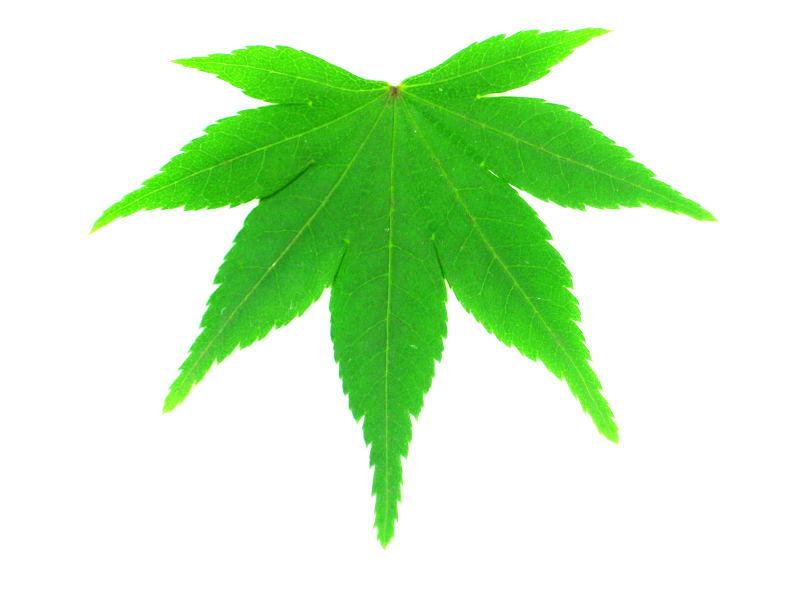
#> input picture notebooks/data/flavia_toy/acer_palmatum/1268.jpg, 1600 x 1200 px (shown at 1/2 size); its folder holds only this picture in this run
$ jupyter execute --allow-errors 'Lecture 01 - Part 2 - Image classification.ipynb'
#> lines starting #> are read from the running program, lines starting #| are printed output that depends on the picture; after the words box and inside, x2 and y2 are one past the last pixel; in counts of white or black regions, pixels touching at a corner belong together
# **SIN 393 – Introduction to Computer Vision (2024)**

# Lecture 01 - Part 2 - Image classification

Prof. João Fernando Mari ([*joaofmari.github.io*](https://joaofmari.github.io/))

---

## Importing the required libraries
---

[cell 1]
import os

import numpy as np
from skimage import util, transform, filters, color, measure, morphology
from sklearn import model_selection, neighbors, metrics, preprocessing

import matplotlib.pyplot as plt
import seaborn as sns
import pandas as pd

### %matplotlib notebook
### %matplotlib widget

## The dataset: Flavia leaf dataset
---
* A set of leaf images
* Flavia leaf dataset:
    * http://flavia.sourceforge.net/
    * 1.907 images
    * 33 classes

### Reduced versions of the Flavia set

* Full dataset (all images of 33 classes)
    * ```data/flavia```
* All images of 3 classes
    * ```data/flavia_toy```
* Only 6 images of 3 classes
    * ```data/flavia_toy2```

[cell 2]
# 33 classes - Full dataset
### ds_path = 'data/flavia'

# 3 classes - Full dataset
ds_path = 'data/flavia_toy'

# 3 classes - 6 images per class
### ds_path = 'data/flavia_toy2'

[cell 3]
print(ds_path)

## Loading the images from the dataset

[cell 4]
# List of folders in the 'ds_path' directory (class names)
classes_list = os.listdir(ds_path)

# List of images in the dataset
image_list = []
# List of image labels
label_list = []

# List of image filenames
filename_list_ = []

# Iterate through the dataset classes
for classe in classes_list:

    # List all images in the current class folder
    filename_list = os.listdir(os.path.join(ds_path, classe))

    # Iterate through the files in the current folder
    for filename in filename_list:
        # Load the image
        img_temp = plt.imread(os.path.join(ds_path, classe, filename))
#> img_temp is the input picture: shape (1200, 1600, 3); mean R, G, B 205.5, 239, 197.1

        # Resize the image to 1/4 of the original size
        img_temp = transform.resize(img_temp, (img_temp.shape[0]//4, img_temp.shape[1]//4), anti_aliasing=True)
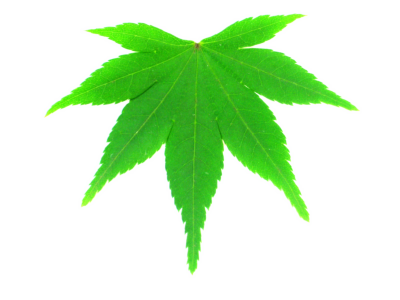
#> img_temp: shape (300, 400, 3) float64; mean R, G, B 0.806, 0.937, 0.773

        # Add the image to the image list
        image_list.append(img_temp)

        # Add the image label to the label list
        label_list.append(classe)

        # Add the image filename to a list (for visualization purposes)
        filename_list_.append(filename)
#> pass 2 of the loop `for classe in classes_list:`:
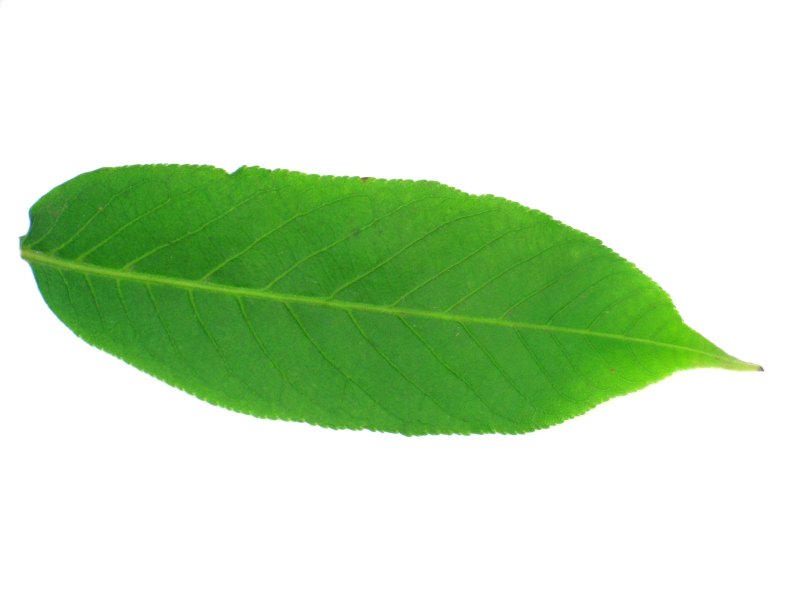
#> input picture notebooks/data/flavia_toy/aesculus_chinensis/1060.jpg, 1600 x 1200 px (shown at 1/2 size)
#> img_temp is the input picture: shape (1200, 1600, 3); mean R, G, B 201.9, 225.9, 193.2
#> `img_temp = transform.resize(img_temp, (img_temp.shape[0]//4, img_temp...`:
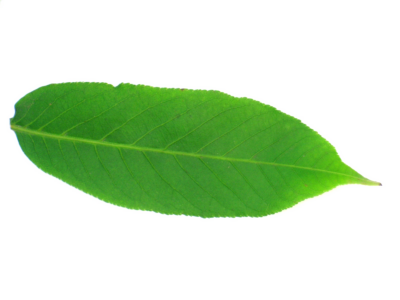
#> img_temp: shape (300, 400, 3) float64; mean R, G, B 0.792, 0.886, 0.758

[cell 5]
# Convert to numpy array
label_list = np.array(label_list)
# List of image labels
print(label_list)

### Visualizing Dataset Images

* Displaying the first N images from each class.
* This step is important for gaining an initial understanding of the dataset.

[cell 6]
# Select only the first N images from each class
image_list_temp = []
filename_list_temp = []

# Iterate through the number of classes
for i, class_name in enumerate(classes_list):
    print(i, class_name)
    # The first 6 occurrences where label_list matches class_name
    # Image
    image_list_temp += [image_list[j] for j in np.where(label_list == class_name)[0][:6]]
    # Filename
    filename_list_temp += [filename_list_[j] for j in np.where(label_list == class_name)[0][:6]]
#> after the loop, filename_list_temp = ['1268.jpg', '1060.jpg']

[cell 7]
fig, ax  = plt.subplots(3, 6, figsize=(9, 5))

for i, (image, filename) in enumerate(zip(image_list_temp, filename_list_temp)):
    ax[i//6, i%6].imshow(image, vmin=0, vmax=255)
    ax[i//6, i%6].set_title(str(filename))
#> this loop made 2 passes
#> filename on passes 1 to 2: '1268.jpg', '1060.jpg'
    ### ax[i//6, i%6].axis('off')

fig.tight_layout()
plt.show()
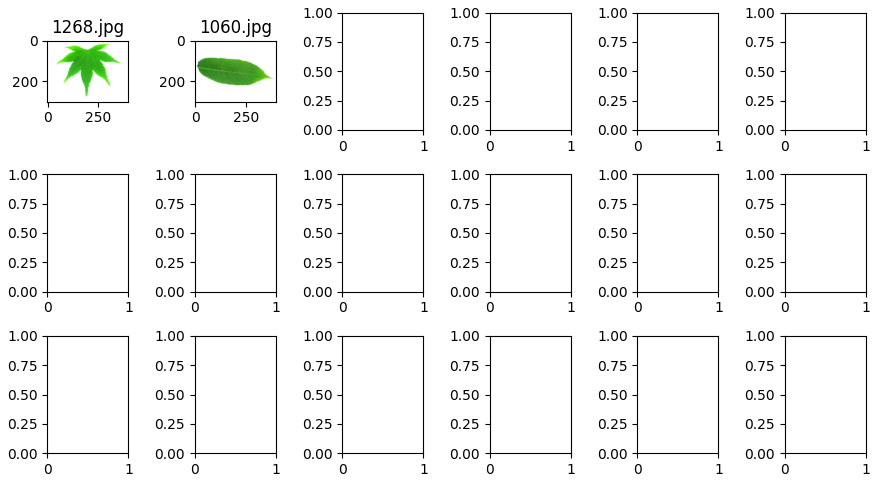
#> figure drawn by matplotlib, 2 panels

## Extracting Features from Images
---

* We will extract shape features from the objects in the images, including:
    * Area, major axis, minor axis, solidity, and eccentricity.
* To achieve this, the leaves in the images need to be segmented first. The process involves:
    1. Converting the image data type to float;
    1. Transforming the image from RGB to grayscale;
    1. Segmenting the image using the Otsu thresholding method;
    1. Removing segmentation artifacts smaller than 10,000 pixels.

[cell 8]
# Feature names
features = ['area', 'major_axis', 'minor_axis', 'solidity', 'eccentricity']

[cell 9]
# 2D array with image features
# Each row stores information about an image, and each column represents a feature.
# [ [area, major_axis, minor_axis, solidity, eccentricity] ]
feature_mat = []

# List of segmented (binary) images
seg_list = []

# List of image labels
list_label = []

for i, (image, label) in enumerate(zip(image_list, label_list)):
    # DEBUG
    print(f'Image {i} - Class {label}')

    # Add the image label to the label list
    list_label.append(label)

    # Image Segmentation
    # --------------------------------------------------
    # Convert the image to float
    img_float = util.img_as_float(image)
    # DEBUG
    # print(img_float.shape, img_float.min(), img_float.max())

    # Convert the image to grayscale
    img_float = color.rgb2gray(img_float)

    # Perform segmentation using Otsu thresholding
    img_seg = img_float < filters.threshold_otsu(img_float)
    # print(img_seg.shape, img_seg.min(), img_seg.max())

    # Remove objects smaller than N pixels
    img_seg = morphology.remove_small_objects(img_seg, 10000)

    # Add the segmented image to the list
    seg_list.append(img_seg)

    # Compute labeled image
    im_lbl = measure.label(img_seg)

    # Compute a list of properties (features) for the objects in the image
    props = measure.regionprops(im_lbl)

    # Check for segmentation issues
    if len(props) != 1:
        print(f'Segmentation ERROR: {len(props)} objects detected')
        continue

    # Iterate through the computed properties
    for prop in props:
        # Feature 0: Area
        area = prop.area
        # Feature 1: Major axis length
        major_axis = prop.major_axis_length
        # Feature 2: Minor axis length
        minor_axis = prop.minor_axis_length
        # Feature 3: Solidity
        solidity = prop.solidity
        # Feature 4: Eccentricity
        eccentricity = prop.eccentricity
        # Assemble the feature vector for this object
        feature_list = [area, major_axis, minor_axis, solidity, eccentricity]

    # Add the features of this image to the feature matrix
    feature_mat.append(feature_list)
#> this loop made 2 passes
#> label on passes 1 to 2: 'acer_palmatum', 'aesculus_chinensis'
#| Image 0 - Class acer_palmatum
#| Image 1 - Class aesculus_chinensis
#> pass 1, `img_float = color.rgb2gray(img_float)`:
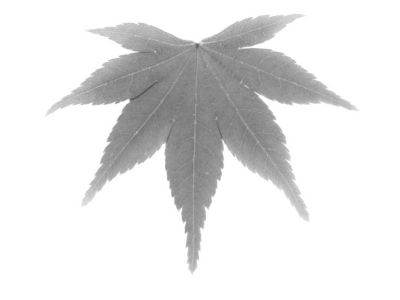
#> img_float: shape (300, 400) float64; min 0.336, max 1, mean 0.898
#> pass 1, `img_seg = img_float < filters.threshold_otsu(img_float)`:
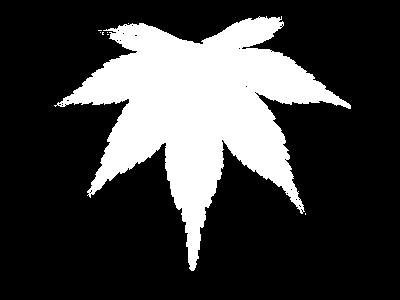
#> img_seg: shape (300, 400) bool; 24.5% white; 8 white regions (7 under 20 px), largest, box (x1, y1, x2, y2) and area: (54, 16, 351, 271) 29343
#> after the loop:
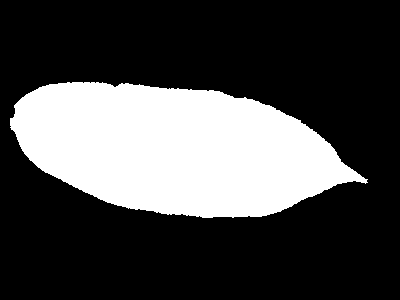
#> im_lbl: shape (300, 400) int32; values 0 (black) and 1 (white), 28.3% white; 1 white region, box (x1, y1, x2, y2) and area: (10, 82, 368, 218) 33971
#> after the loop:
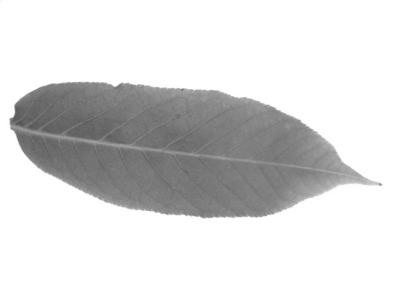
#> img_float: shape (300, 400) float64; min 0.327, max 1, mean 0.856
#> after the loop, feature_mat = [[29335, 232.2, 199.5, 0.556, 0.511], [33971, 340.6, 127.8, 0.968, 0.927]]; list_label = ['acer_palmatum', 'aesculus_chinensis']; seg_list = 2 items

[cell 10]
print(type(feature_mat))
#| <class 'list'>

# Convert the feature list to a NumPy array
feature_mat = np.array(feature_mat)
print(type(feature_mat))
#| <class 'numpy.ndarray'>

# Print the feature matrix
with np.printoptions(precision=4, suppress=True):
    print(feature_mat.shape)
#| (2, 5)

[cell 11]
# Some statistics about the feature set
with np.printoptions(precision=4, suppress=True):
    print(feature_mat.min(0))
#| [29335.       232.1757   127.7582     0.5558     0.5115]
    print(feature_mat.max(0))
#| [33971.       340.605    199.5064     0.9678     0.927 ]
    print(feature_mat.mean(0))
#| [31653.       286.3903   163.6323     0.7618     0.7192]
    print(feature_mat.std(0))
#| [2318.       54.2147   35.8741    0.206     0.2078]

### Plotting a subset of segmented images from each class

[cell 12]
# Select only the first N images from each class
seg_list_temp = []
filename_list_temp = []

# Iterate through the number of classes
for i, class_name in enumerate(classes_list):
    # The first 6 occurrences where the label matches 'class_name'
    seg_list_temp += [seg_list[j] for j in np.where(label_list == class_name)[0][:6]]
    filename_list_temp += [filename_list_[j] for j in np.where(label_list == class_name)[0][:6]]

[cell 13]
fig, ax  = plt.subplots(3, 6, figsize=(9, 6))

for i, (image, filename) in enumerate(zip(seg_list_temp, filename_list_temp)):
    ax[i//6, i%6].imshow(image, cmap='gray')
    ax[i//6, i%6].set_title(str(filename))
    ax[i//6, i%6].axis('off')

fig.tight_layout()
plt.show()

### Plotting the computed features

[cell 14]
df = pd.DataFrame(feature_mat, columns=features)
#> df = table of 2 rows and 5 columns
df['class'] = label_list

### print(df)
display(df)

[cell 15]
g = sns.PairGrid(df, hue='class', vars=features)
g.fig.set_size_inches(8, 8)
g.map_diag(sns.histplot)
g.map_offdiag(sns.scatterplot)
g.add_legend()
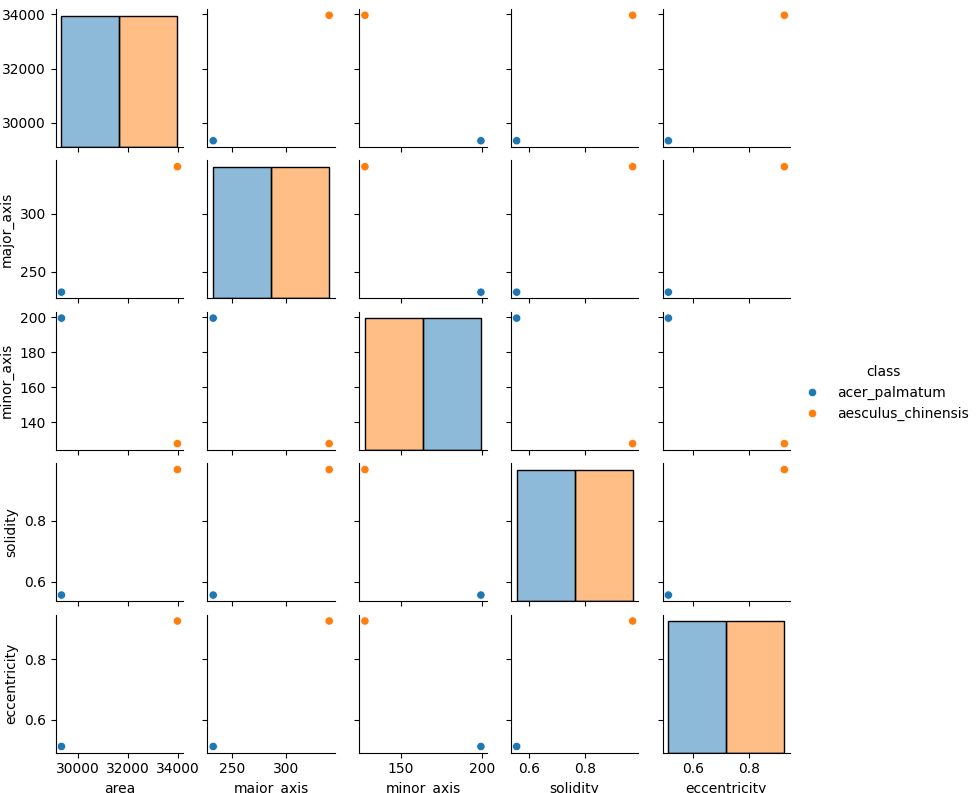
#> figure drawn by matplotlib, 25 panels

## Cross-Validation - Hold-Out
---

* The dataset is divided into subsets for training, validation, and testing.
    * In this example, for simplicity, we will only split it into training and testing.

[cell 16]
# Selecting only two features: Area and Major Axis
feature_mat_ok = feature_mat[:,0:2]
#> feature_mat_ok = [[29335, 232.2], [33971, 340.6]]

[cell 17]
# Split the dataset into 'feature_mat_ok' based on 'label_list'.
# 30% of the images are allocated to the test set.
X_train, X_test, y_train, y_test = model_selection.train_test_split(feature_mat_ok,
                                                                    label_list,
                                                                    test_size=0.3,
                                                                    random_state=42)
#> X_train = [[29335, 232.2]]; X_test = [[33971, 340.6]]

### Normalizing Features

* Normalization **should not** be performed on the entire dataset.
    * Normalization must be done **after** splitting the dataset for cross-validation.
    * The test set must not be accessed, either directly or indirectly, during training or hyperparameter tuning.
    * Both the training and test sets should be normalized using only the mean and standard deviation of the training set.

[cell 18]
# Mean of the features in the training set
X_train_mean = X_train.mean(0)
#> X_train_mean = [29335, 232.2]
# Standard deviation of the features in the training set
X_train_std = X_train.std(0)
#> X_train_std = [0, 0]

with np.printoptions(precision=4, suppress=True):
    print(X_train.mean(0))
#| [29335.       232.1757]
    print(X_train.std(0))
#| [0. 0.]

[cell 19]
# Normal feature transform (Standard Scaler)
X_train_norm = (X_train - X_train_mean) / X_train_std
#> X_train_norm = [[nan, nan]]
X_test_norm = (X_test - X_train_mean) / X_train_std
#> X_test_norm = [[inf, inf]]

with np.printoptions(precision=4, suppress=True):
    print(X_train_norm.mean(0))
#| [nan nan]
    print(X_test_norm.mean(0))
#| [inf inf]

## Classifying using K-Nearest Neighbors
---

[cell 20]
# Build a K-NN classifier
# K = 3
clf = neighbors.KNeighborsClassifier(n_neighbors=3)

# Train the classifier
#> (the rest of this cell did not finish here and is left out)

## Evaluating the model
---

#> (a cell that did not finish here is left out)

### Matriz de confusão e o relatório de treinamento

[cell 22]
print('\nMatriz de confusão:')
#> (the rest of this cell did not finish here and is left out)

## Optimizing Hyperparameters with the Validation Set
---
* Hyperparameter optimization should not be performed using the test set.
* Instead, a portion of the training set is reserved for validation.
* To do this using Scikit-learn:
    * First, split the total dataset into test and training sets.
    * Then, split the training set into validation and final training sets.

* *Example:* 20% for testing, 20% for validation, and 60% for training.

```
+-- Dataset - 100%
     +-- Test set - 20%
     +-- Training set 1 - 80%
         +-- Validation set - 20% of the dataset = 25% of training set 1 (0.2 / 0.8 = 0.25)
         +-- Training set 2 - 60% of the dataset = 75% of training set 1 (0.8 * 0.75 = 0.6)
```

* However, the previous example was too simple to solve, and we achieved 100% accuracy on the first attempt.
* Let's choose different features to make the task a bit more challenging for our classifier.

[cell 23]
# We selected only two features: Area and solidity
feature_map_ok = feature_mat[:,[0,3]]
#> feature_map_ok = [[29335, 0.556], [33971, 0.968]]

* Let's improve the dataset splitting as well. We will adopt a stratified split.
    * Stratified splitting preserves the proportion of samples from each class in the training, validation, and test sets.

#> (a cell that did not finish here is left out)

#> (a cell that did not finish here is left out)

### Normalizing Features
* The mean and standard deviation of the data are estimated from the training set.

#> (a cell that did not finish here is left out)

* We will normalize the training, validation, and test sets using the mean and standard deviation calculated from the training set.
* Unlike the previous example (simple hold-out with only training and testing), where features were normalized manually, here we will use the function available in Scikit-learn.

#> (a cell that did not finish here is left out)

#> (a cell that did not finish here is left out)

### Optimizing the value of *k*
* We will determine the optimal value of *k* for K-means in terms of accuracy.
* The following values of *k* will be tested: 1, 3, 5, 7, and 9.

[cell 29]
k_list = [1, 3, 5, 7, 9]

[cell 30]
# List of training accuracies
acc_train_list = []
# List of validation accuracies
acc_val_list = []

#> (the rest of this cell did not finish here and is left out)

[cell 31]
plt.figure(figsize=(9, 6))

#> (the rest of this cell did not finish here and is left out)

[cell 32]
print('k \t Train acc. \t Val acc.')
print('----------------------------')
for k_, acc_t, acc_v in zip(k_list, acc_train_list, acc_val_list):
    print(f'{k_} \t {acc_t:.4f} \t {acc_v:.4f}')

#> (the rest of this cell did not finish here and is left out)
